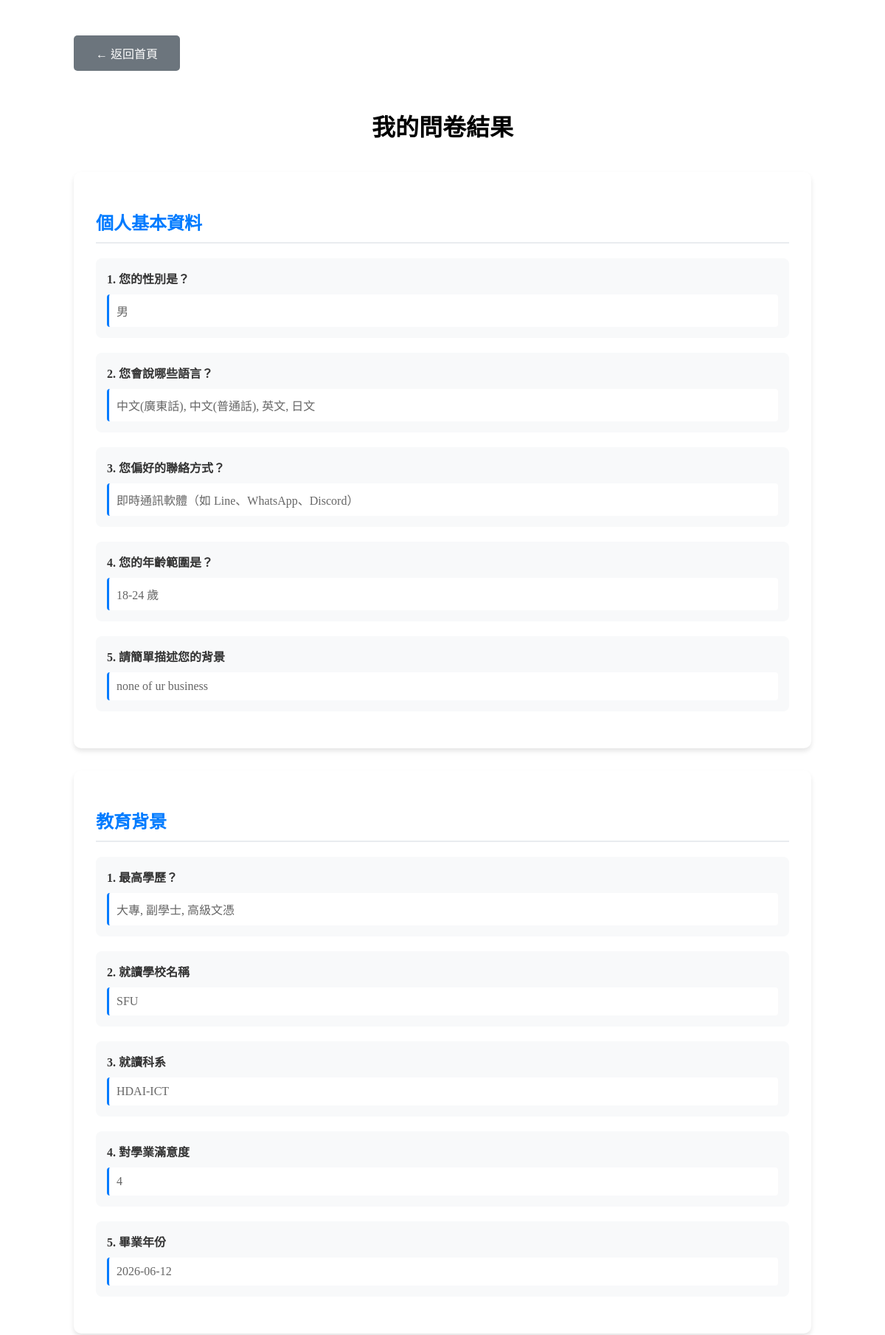
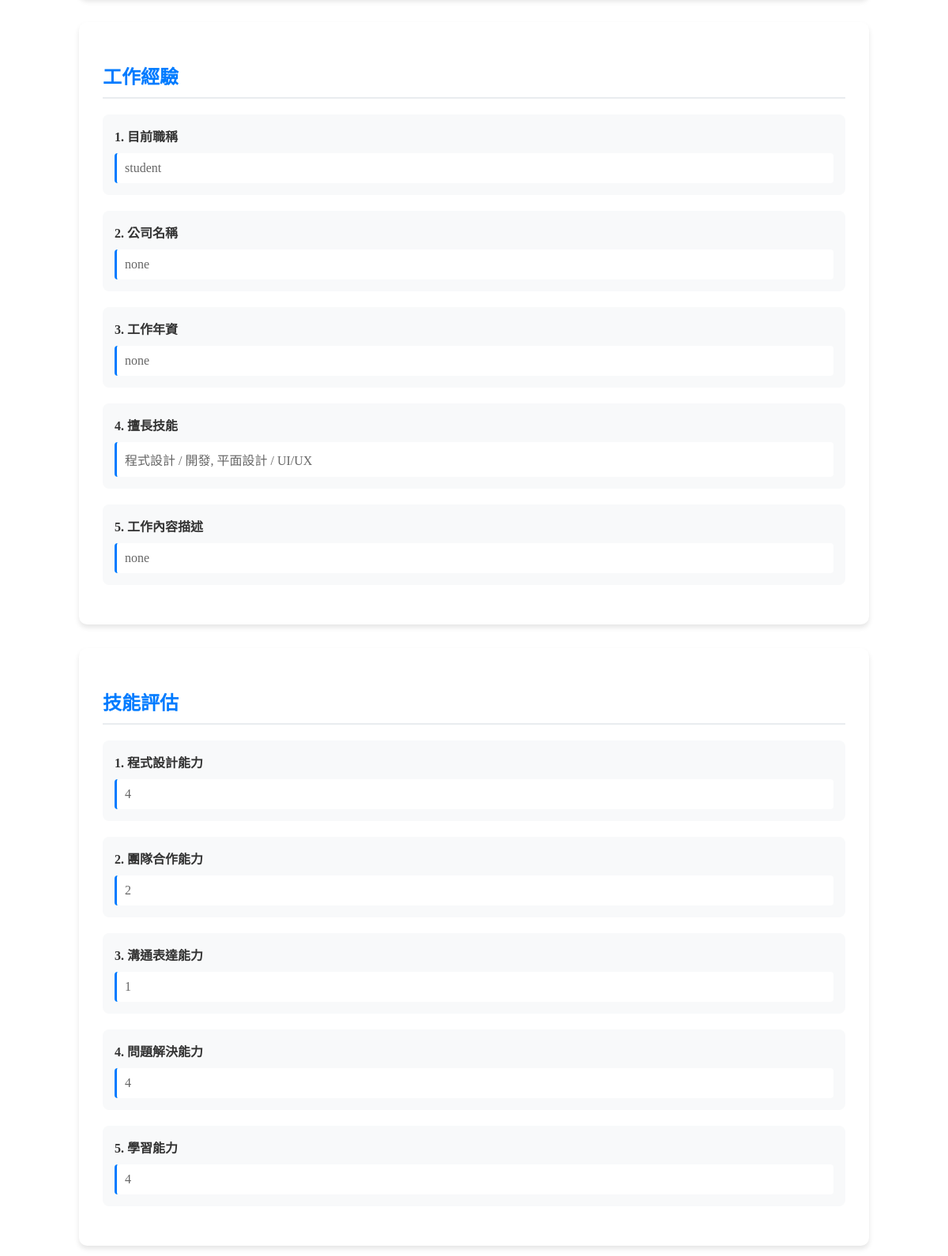
The page /view_results.php (signed in, upper part) on the database its author committed (2 pictures, top to bottom).
### tables this page shows
CREATE TABLE `answers` (
  `answer_id` int(10) UNSIGNED NOT NULL,
  `user_id` int(10) UNSIGNED DEFAULT NULL,
  `question_id` int(10) UNSIGNED NOT NULL,
  `answer_text` text DEFAULT NULL,
  `created_at` datetime DEFAULT current_timestamp()
);

CREATE TABLE `questions` (
  `question_id` int(10) UNSIGNED NOT NULL,
  `page_id` int(10) UNSIGNED NOT NULL,
  `type_id` int(10) UNSIGNED NOT NULL,
  `question_text` text NOT NULL,
  `question_order` int(10) UNSIGNED NOT NULL,
  `is_required` tinyint(1) DEFAULT 0,
  `created_at` datetime DEFAULT current_timestamp()
);

### view_results.php (the view, shortened to what this page needs)
<?php
require_once 'connect.php';
$userId = $_SESSION['member_id'];
$sql_answers = "SELECT a.*, q.question_text, q.question_order, p.page_title
                FROM answers a
                JOIN questions q ON a.question_id = q.question_id
                JOIN survey_pages p ON q.page_id = p.page_id
                WHERE a.user_id = ?
                ORDER BY p.page_number, q.question_order";
$stmt = $conn->prepare($sql_answers);
$stmt->bind_param("i", $userId);
$stmt->execute();
$answers = $stmt->get_result()->fetch_all(MYSQLI_ASSOC);
$answers_by_page = [];
foreach ($answers as $answer) {
    $page_title = $answer['page_title'];
    if (!isset($answers_by_page[$page_title])) {
        $answers_by_page[$page_title] = [];
    }
    $answers_by_page[$page_title][] = $answer;
}
?>
<!DOCTYPE html>
<html lang="zh-Hant">
<head>
    <link rel="stylesheet" href="form_default.css">
</head>
<body>
    <div class="container">
        <a href="index.php" class="back-button">← 返回首頁</a>
        <h1 style="text-align: center; margin-bottom: 40px;">我的問卷結果</h1>
        <?php if (empty($answers_by_page)): ?>
            <div class="card">
                <div class="no-answers">
                    <p>您尚未填寫任何問卷。</p>
                    <a href="survey.php" class="btn-primary" style="display: inline-block; margin-top: 20px;">開始填寫問卷</a>
                </div>
            </div>
        <?php else: ?>
            <?php foreach ($answers_by_page as $page_title => $questions): ?>
                <div class="card">
                    <h2 class="page-title"><?php echo htmlspecialchars($page_title); ?></h2>
                    <?php foreach ($questions as $q): ?>
                        <div class="question-item">
                            <div class="question-text">
                                <?php echo htmlspecialchars($q['question_order'] . '. ' . $q['question_text']); ?>
                            </div>
                            <div class="answer-text">
                                <?php
                                if (empty(trim($q['answer_text']))) {
                                    echo '<span class="empty-answer">(未填寫)</span>';
                                } else {
                                    echo nl2br(htmlspecialchars($q['answer_text']));
                                }
                                ?>
                            </div>
                        </div>
                    <?php endforeach; ?>
                </div>
            <?php endforeach; ?>
        <?php endif; ?>
    </div>
</body>
</html>

### view_results.php (style rules this page uses)
.container { max-width: 1000px; margin: 0 auto; padding: 40px 20px; }
.card { background: white; padding: 30px; border-radius: 10px; box-shadow: 0 4px 6px rgba(0,0,0,0.1); margin-bottom: 30px; }
.page-title { color: #007bff; font-size: 24px; margin-bottom: 20px; padding-bottom: 10px; border-bottom: 2px solid #e9ecef; }
.question-item { margin-bottom: 20px; padding: 15px; background: #f8f9fa; border-radius: 8px; }
.question-text { font-weight: 600; color: #333; margin-bottom: 10px; }
.answer-text { color: #666; padding: 10px; background: white; border-left: 3px solid #007bff; border-radius: 4px; }
.back-button { display: inline-block; background: #6c757d; color: white; padding: 12px 30px; text-decoration: none; border-radius: 5px; margin-bottom: 30px; }

### rows shown on the page
answers: question.question_text "1. 您的性別是？", answer_text "男"
answers: question.question_text "2. 您會說哪些語言？", answer_text "中文(廣東話), 中文(普通話), 英文, 日文"
answers: question.question_text "3. 您偏好的聯絡方式？", answer_text "即時通訊軟體（如 Line、WhatsApp、Discord）"
answers: question.question_text "4. 您的年齡範圍是？", answer_text "18-24 歲"
answers: question.question_text "5. 請簡單描述您的背景", answer_text "none of ur business"
answers: question.question_text "1. 最高學歷？", answer_text "大專, 副學士, 高級文憑"
answers: question.question_text "2. 就讀學校名稱", answer_text "SFU"
answers: question.question_text "3. 就讀科系", answer_text "HDAI-ICT"
answers: question.question_text "4. 對學業滿意度", answer_text "4"
answers: question.question_text "5. 畢業年份", answer_text "2026-06-12"
answers: question.question_text "1. 目前職稱", answer_text "student"
answers: question.question_text "2. 公司名稱", answer_text "none"
answers: question.question_text "3. 工作年資", answer_text "none"
answers: question.question_text "4. 擅長技能", answer_text "程式設計 / 開發, 平面設計 / UI/UX"
answers: question.question_text "5. 工作內容描述", answer_text "none"
answers: question.question_text "1. 程式設計能力", answer_text "4"
answers: question.question_text "2. 團隊合作能力", answer_text "2"
answers: question.question_text "3. 溝通表達能力", answer_text "1"
answers: question.question_text "4. 問題解決能力", answer_text "4"
answers: question.question_text "5. 學習能力", answer_text "4"

### other values the page prints
$page_title "個人基本資料"
$page_title "教育背景"
$page_title "工作經驗"
$page_title "技能評估"
